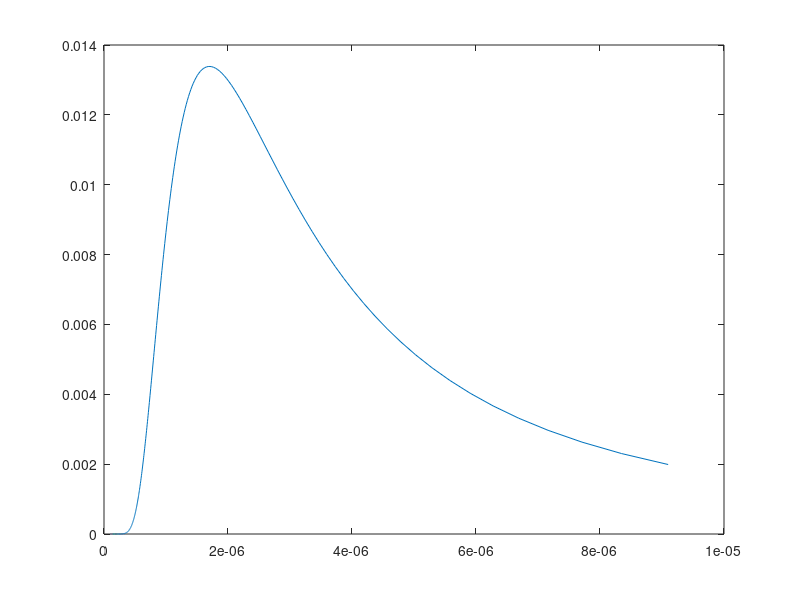

This figure's MATLAB source:
k=1.3806488e-23;
h=6.62606957e-34;
c=3e8;

T=3000;

N=1000;

lmin=100e-9;
lmax=10000e-9;

fmin=c/lmax;
fmax=c/lmin;

df=(fmax-fmin)/N;

f=((1:N)*df)+fmin;

for i=1:N
    u=h*f(i)/(k*T);
    r(i)=((8*pi*(k*T)^4)/((h*c)^3))*((u^3)/(exp(u)-1));
end

plot(c./f,r);